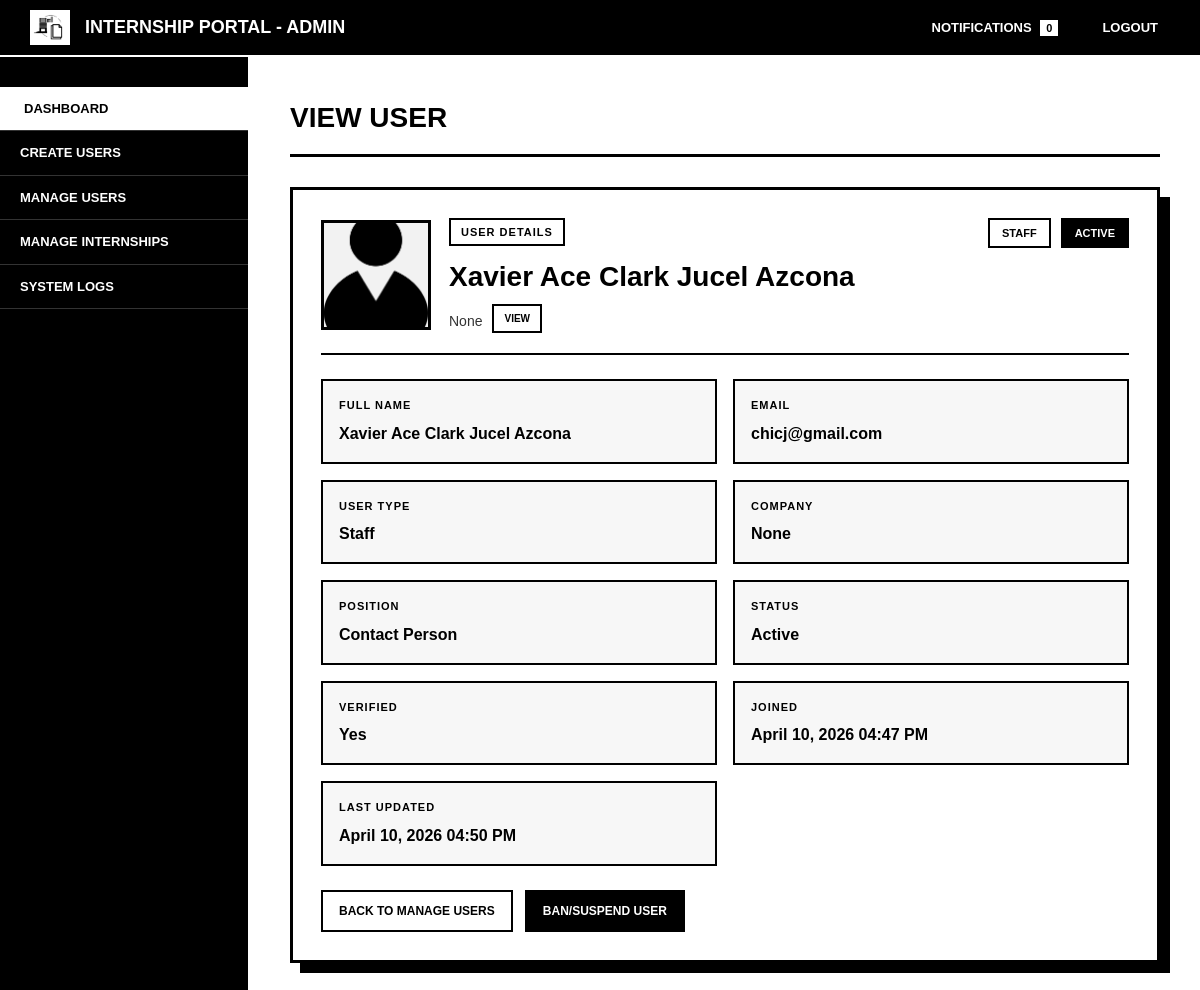
/superadmin/view_users.php?id=60 (signed in), run on the app's committed database.
### tables this page shows
CREATE TABLE `staffs` (
  `staff_id` int(11) NOT NULL,
  `user_id` int(11) NOT NULL,
  `company_id` int(11) NOT NULL,
  `first_name` varchar(100) NOT NULL,
  `last_name` varchar(100) NOT NULL,
  `email` varchar(150) DEFAULT NULL,
  `contact_no` varchar(50) DEFAULT NULL,
  `position` varchar(100) DEFAULT NULL,
  `profile_image` varchar(255) DEFAULT 'default.png',
  `created_at` timestamp NOT NULL DEFAULT current_timestamp()
);

CREATE TABLE `companies` (
  `company_id` int(11) NOT NULL,
  `company_name` varchar(255) NOT NULL,
  `contact_phone` varchar(50) DEFAULT NULL,
  `industry` varchar(100) DEFAULT NULL,
  `contact_person` varchar(100) DEFAULT NULL,
  `website` varchar(150) DEFAULT NULL,
  `description` text DEFAULT NULL,
  `profile_image` varchar(255) DEFAULT 'default.png',
  `contact_email` varchar(255) DEFAULT NULL,
  `created_at` timestamp NOT NULL DEFAULT current_timestamp(),
  `updated_at` timestamp NOT NULL DEFAULT current_timestamp() ON UPDATE current_timestamp()
);

CREATE TABLE `users` (
  `user_id` int(11) NOT NULL,
  `email` varchar(255) NOT NULL,
  `password_hash` varchar(255) DEFAULT NULL,
  `user_type` enum('admin','staff','intern','superadmin') NOT NULL,
  `verified` tinyint(1) DEFAULT 0,
  `created_at` timestamp NOT NULL DEFAULT current_timestamp(),
  `updated_at` timestamp NOT NULL DEFAULT current_timestamp() ON UPDATE current_timestamp(),
  `first_login` tinyint(1) DEFAULT 1,
  `reset_token` varchar(255) DEFAULT NULL,
  `token_expiry` datetime DEFAULT NULL,
  `status` enum('active','banned','suspended') DEFAULT 'active'
);

### includes/functions.php (called while the page is built, shortened)
<?php
function isSuperAdminUser($userType = null) {
    $userType = $userType ?? ($_SESSION['user_type'] ?? null);
    return $userType === 'superadmin';
}
function getAdminAreaLabel() {
    return isSuperAdminUser() ? 'Super Admin' : 'Admin';
}
?>

### superadmin/view_users.php (the view, shortened to what this page needs)
<?php
require_once '../includes/functions.php';
$panelLabel = getAdminAreaLabel();
$userId = isset($_GET['id']) ? (int) $_GET['id'] : 0;
$stmt = $pdo->prepare("SELECT COUNT(*) FROM notifications WHERE user_id = ? AND is_read = 0");
$stmt->execute([$_SESSION['user_id']]);
$unread = $stmt->fetchColumn();
$stmt = $pdo->prepare("
    SELECT
        u.*,
        i.first_name AS intern_first_name,
        i.middle_name AS intern_middle_name,
        i.last_name AS intern_last_name,
        i.suffix AS intern_suffix,
        i.profile_image AS intern_profile_image,
        s.first_name AS staff_first_name,
        s.last_name AS staff_last_name,
        s.email AS staff_email,
        s.position AS staff_position,
        s.profile_image AS staff_profile_image,
        s.company_id AS staff_company_id,
        c.company_name AS staff_company_name,
        ap.admin_fname AS admin_first_name,
        ap.admin_lname AS admin_last_name,
        ap.profile_image AS admin_profile_image
    FROM users u
    LEFT JOIN interns i ON i.user_id = u.user_id
    LEFT JOIN staffs s ON s.user_id = u.user_id
    LEFT JOIN companies c ON c.company_id = s.company_id
    LEFT JOIN admin_profiles ap ON ap.user_id = u.user_id
    WHERE u.user_id = ?
");
$stmt->execute([$userId]);
$user = $stmt->fetch();
function getStatusClass($status) {
    return $status === 'active' ? 'status-active' : 'status-inactive';
}
function getUserTypeClass($type) {
    return 'user-type-' . strtolower($type);
}
function formatStatusLabel($status) {
    return match ($status) {
        'active' => 'Active',
        'banned' => 'Banned',
        'suspended' => 'Suspended',
        default => ucfirst($status),
    };
}
function buildFullName(array $user): string {
    if ($user['user_type'] === 'staff') {
        $parts = [
            trim((string) ($user['staff_first_name'] ?? '')),
            trim((string) ($user['staff_last_name'] ?? '')),
        ];
        return trim(implode(' ', array_filter($parts, fn($part) => $part !== '')));
    }
    return '';
}
function getProfileImageName(array $user): string {
    if ($user['user_type'] === 'staff' && !empty($user['staff_profile_image'])) {
        return (string) $user['staff_profile_image'];
    }
    return 'default.png';
}
?>
<!DOCTYPE html>
<html lang="en">
<head>
    <link rel="stylesheet" href="../assets/css/super_view.css">
    <link rel="stylesheet" href="../assets/css/responsive.css">
</head>
<body>
    <div class="topnav">
        <div class="logo-section">
            <img src="../assets/img/logo.png" alt="Logo">
            <h2>Internship Portal - <?= htmlspecialchars($panelLabel) ?></h2>
        </div>
        <div class="topnav-right">
            <a href="notifications.php">
                Notifications
                <span class="badge"><?= $unread ?></span>
            </a>
            <a href="../logout.php">Logout</a>
        </div>
    </div>
    <div class="wrapper">
        <div class="sidebar">
            <ul>
                <li><a href="index.php" class="active">Dashboard</a></li>
                <li><a href="create_users.php">Create Users</a></li>
                <li><a href="manage_users.php">Manage Users</a></li>
                <li><a href="manage_internships.php">Manage Internships</a></li>
                <li><a href="system_logs.php">System Logs</a></li>
            </ul>
        </div>
        <div class="content">
            <h1>View User</h1>
            <?php
            $statusClass = getStatusClass($user['status']);
            $userTypeClass = getUserTypeClass($user['user_type']);
            $fullName = buildFullName($user);
            $displayName = $fullName !== '' ? $fullName : $user['email'];
            $displayEmail = $user['user_type'] === 'staff' && !empty($user['staff_email'])
                ? $user['staff_email']
                : $user['email'];
            $profileImage = getProfileImageName($user);
            $imagePath = '../assets/img/profile/' . $profileImage;
            ?>
            <div class="profile-card">
                <div class="profile-header">
                    <div class="profile-identity">
                        <div class="profile-image-shell">
                            <img src="<?= htmlspecialchars($imagePath) ?>" alt="Profile image of <?= htmlspecialchars($displayName) ?>" class="profile-image">
                        </div>
                        <div>
                            <p class="eyebrow">User Details</p>
                            <h2><?= htmlspecialchars($displayName) ?></h2>
                            <?php if ($user['user_type'] === 'staff' && !empty($user['staff_company_name'])): ?>
                                <div class="profile-subtitle-row">
                                    <p class="profile-subtitle"><?= htmlspecialchars($user['staff_company_name']) ?></p>
                                    <a href="view_company.php?id=<?= (int) $user['staff_company_id'] ?>" class="profile-link-button">View</a>
                                </div>
                            <?php else: ?>
                                <p class="profile-subtitle"><?= htmlspecialchars($displayEmail) ?></p>
                            <?php endif; ?>
                        </div>
                    </div>
                    <div class="profile-badges">
                        <span class="user-type-badge <?= $userTypeClass ?>">
                            <?= ucfirst($user['user_type']) ?>
                        </span>
                        <span class="status-badge <?= $statusClass ?>">
                            <?= htmlspecialchars(formatStatusLabel($user['status'])) ?>
                        </span>
                    </div>
                </div>
                <div class="details-grid">
                    <div class="detail-item">
                        <span class="detail-label">Full Name</span>
                        <span class="detail-value"><?= htmlspecialchars($fullName !== '' ? $fullName : 'Not available') ?></span>
                    </div>
                    <div class="detail-item">
                        <span class="detail-label">Email</span>
                        <span class="detail-value"><?= htmlspecialchars($displayEmail) ?></span>
                    </div>
                    <div class="detail-item">
                        <span class="detail-label">User Type</span>
                        <span class="detail-value"><?= ucfirst($user['user_type']) ?></span>
                    </div>
                    <?php if ($user['user_type'] === 'staff'): ?>
                        <div class="detail-item">
                            <span class="detail-label">Company</span>
                            <span class="detail-value"><?= htmlspecialchars($user['staff_company_name'] ?: 'Not available') ?></span>
                        </div>
                        <div class="detail-item">
                            <span class="detail-label">Position</span>
                            <span class="detail-value"><?= htmlspecialchars($user['staff_position'] ?: 'Not available') ?></span>
                        </div>
                    <?php endif; ?>
                    <div class="detail-item">
                        <span class="detail-label">Status</span>
                        <span class="detail-value"><?= htmlspecialchars(formatStatusLabel($user['status'])) ?></span>
                    </div>
                    <div class="detail-item">
                        <span class="detail-label">Verified</span>
                        <span class="detail-value"><?= !empty($user['verified']) ? 'Yes' : 'No' ?></span>
                    </div>
                    <div class="detail-item">
                        <span class="detail-label">Joined</span>
                        <span class="detail-value"><?= date('F d, Y h:i A', strtotime($user['created_at'])) ?></span>
                    </div>
                    <div class="detail-item">
                        <span class="detail-label">Last Updated</span>
                        <span class="detail-value"><?= date('F d, Y h:i A', strtotime($user['updated_at'])) ?></span>
                    </div>
                </div>
                <div class="action-row">
                    <a href="manage_users.php" class="btn-action">Back to Manage Users</a>
                    <?php if ($user['user_type'] !== 'superadmin'): ?>
                        <a href="toggle_status.php?id=<?= $user['user_id'] ?>"
                           class="btn-action btn-secondary"
                           onclick="return confirm('Change status for <?= htmlspecialchars($user['email']) ?>?')">
                            <?= $user['status'] === 'active' ? 'Ban/Suspend User' : 'Activate User' ?>
                        </a>
                    <?php endif; ?>
                </div>
            </div>
        </div>
    </div>
</body>
</html>

### assets/css/super_view.css (style rules this page uses)
* { margin: 0; padding: 0; box-sizing: border-box; }
body { font-family: Arial, Helvetica, sans-serif; background-color: #ffffff; color: #000000; line-height: 1.5; min-height: 100vh; }
.topnav { background-color: #000000; color: #ffffff; padding: 10px 30px; display: flex; justify-content: space-between; align-items: center; border-bottom: 2px solid #ffffff; }
.logo-section { display: flex; align-items: center; gap: 15px; }
.logo-section img { max-width: 40px; height: auto; border: 2px solid #ffffff; }
.logo-section h2 { font-size: 18px; font-weight: bold; text-transform: uppercase; color: #ffffff; margin: 0; }
.topnav-right { display: flex; gap: 20px; }
.topnav-right a { color: #ffffff; text-decoration: none; font-size: 13px; font-weight: bold; text-transform: uppercase; padding: 5px 10px; border: 2px solid transparent; transition: all 0.3s ease; }
.badge { background-color: #ffffff; color: #000000; padding: 2px 6px; font-size: 11px; font-weight: bold; margin-left: 5px; }
.wrapper { display: flex; min-height: calc(100vh - 60px); }
.sidebar { width: 250px; background-color: #000000; color: #ffffff; padding: 30px 0; border-right: 2px solid #ffffff; flex-shrink: 0; }
.sidebar ul { list-style: none; }
.sidebar li { border-bottom: 1px solid #333333; }
.sidebar a { display: block; color: #ffffff; text-decoration: none; padding: 12px 20px; text-transform: uppercase; font-size: 13px; font-weight: bold; transition: all 0.3s ease; }
.sidebar a.active { background-color: #ffffff; color: #000000; border-left: 4px solid #ffffff; }
.content { flex: 1; padding: 40px; background-color: #ffffff; overflow-y: auto; max-height: calc(100vh - 60px); }
.content h1 { font-size: 28px; font-weight: bold; text-transform: uppercase; margin-bottom: 30px; border-bottom: 3px solid #000000; padding-bottom: 15px; }
.profile-card { border: 3px solid #000000; background-color: #ffffff; box-shadow: 10px 10px 0 #000000; padding: 28px; }
.profile-header { display: flex; justify-content: space-between; align-items: flex-start; gap: 20px; padding-bottom: 20px; margin-bottom: 24px; border-bottom: 2px solid #000000; }
.profile-identity { display: flex; align-items: center; gap: 18px; min-width: 0; }
.profile-image-shell { width: 110px; height: 110px; border: 3px solid #000000; background-color: #f2f2f2; overflow: hidden; flex-shrink: 0; }
.profile-image { width: 100%; height: 100%; object-fit: cover; display: block; }
.eyebrow { display: inline-block; margin-bottom: 10px; padding: 4px 10px; border: 2px solid #000000; font-size: 11px; font-weight: bold; text-transform: uppercase; letter-spacing: 1px; }
.profile-header h2 { font-size: 28px; word-break: break-word; }
.profile-subtitle { margin-top: 6px; font-size: 14px; color: #333333; word-break: break-word; }
.profile-subtitle-row { display: flex; align-items: center; gap: 10px; flex-wrap: wrap; margin-top: 6px; }
.profile-link-button { display: inline-block; padding: 5px 10px; border: 2px solid #000000; background-color: #ffffff; color: #000000; text-decoration: none; text-transform: uppercase; font-size: 10px; font-weight: bold; transition: all 0.3s ease; }
.profile-badges { display: flex; flex-wrap: wrap; justify-content: flex-end; gap: 10px; }
.details-grid { display: grid; grid-template-columns: repeat(2, minmax(220px, 1fr)); gap: 16px; margin-bottom: 24px; }
.detail-item { border: 2px solid #000000; padding: 16px; background-color: #f7f7f7; }
.detail-label { display: block; margin-bottom: 8px; font-size: 11px; font-weight: bold; text-transform: uppercase; letter-spacing: 1px; }
.detail-value { display: block; font-size: 16px; font-weight: bold; word-break: break-word; }
.status-badge { display: inline-block; padding: 5px 12px; font-weight: bold; text-transform: uppercase; font-size: 11px; border: 2px solid #000000; }
.status-active { background-color: #000000; color: #ffffff; }
.user-type-badge { display: inline-block; padding: 5px 12px; font-weight: bold; text-transform: uppercase; font-size: 11px; border: 2px solid #000000; }
.action-row { display: flex; flex-wrap: wrap; gap: 12px; }
.btn-action { display: inline-block; padding: 10px 16px; text-decoration: none; font-weight: bold; text-transform: uppercase; font-size: 12px; border: 2px solid #000000; transition: all 0.3s ease; background-color: #ffffff; color: #000000; }
.btn-secondary { background-color: #000000; color: #ffffff; }

### data on the page
staffs: profile_image (placeholder picture), displayName "Xavier Ace Clark Jucel Azcona", company.company_name "None", user.user_type "STAFF", user.status "ACTIVE", first_name+last_name "Xavier Ace Clark Jucel Azcona", email "chicj@gmail.com", user.user_type "Staff", position "Contact Person", user.status "Active", user.created_at "April 10, 2026 04:47 PM", user.updated_at "April 10, 2026 04:50 PM"

### other printed values
$panelLabel "ADMIN"
$unread "0"
